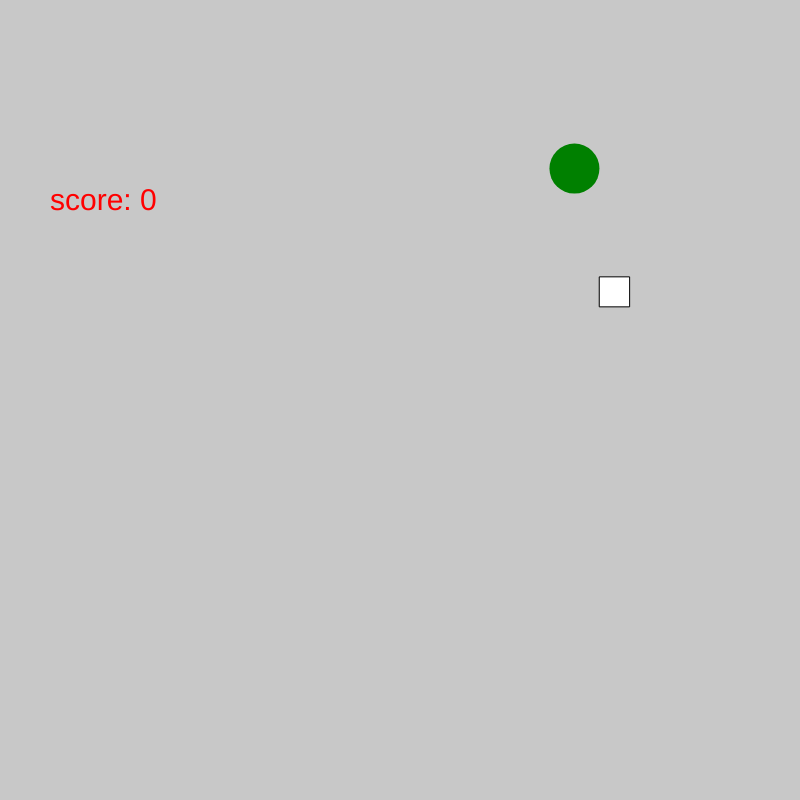
Frame 1 (no input)
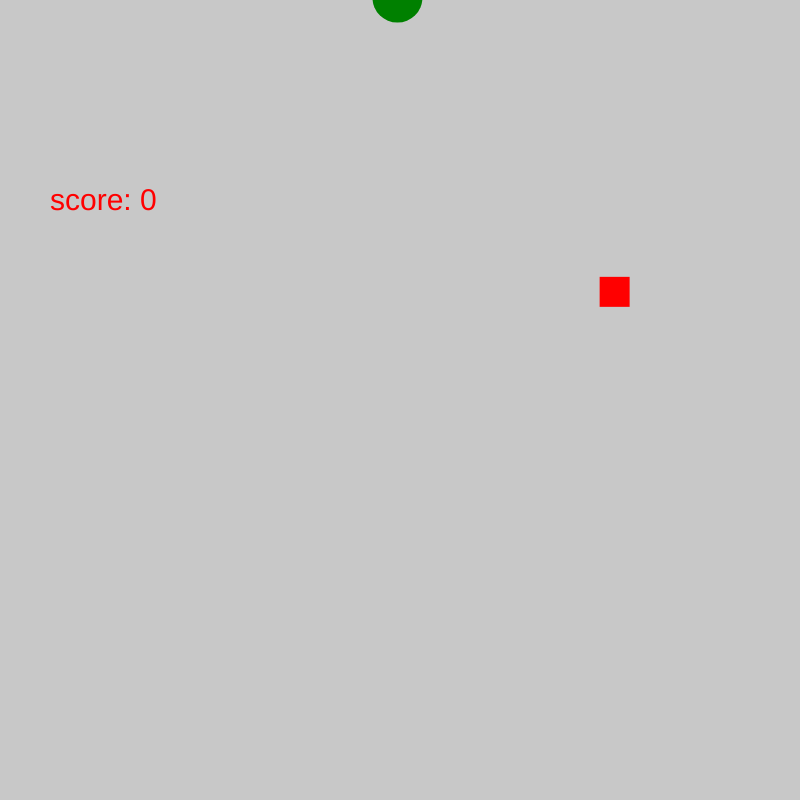
Frame 60 (no input)
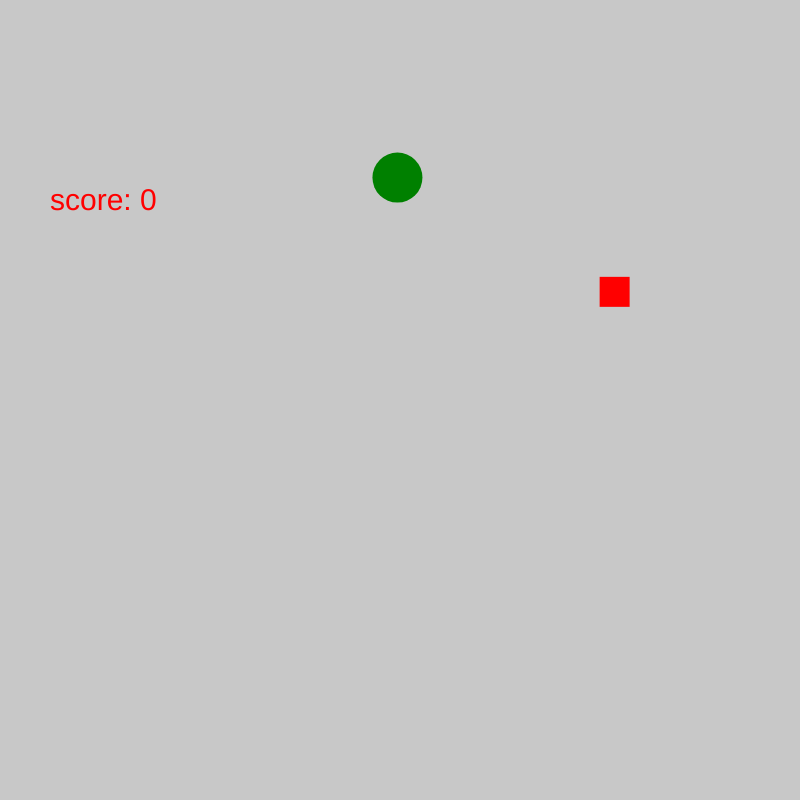
Frame 120 (the mouse pressed at the canvas centre since frame 60)

The p5.js sketch that drew these frames (run headless with seeded random() and noise() and a simulated clock; from frame 60 on, the mouse is pressed at the canvas centre):

// p5.js sketch
// ── sketch.js
let debug = true;
let x = 0;
let y = 0;
let d = 0; 
let score = 0;
let speedfactor = 3; 
let speedx = speedfactor;
let speedy = speedfactor; 
let goalx = 0;
let goaly = 0;
let goalSize = 30;


function setup() {
  createCanvas(800,800);

  x = random(width);
  y = random(height);

  goalx = random(width);
  goaly = random(height);
}

function draw() {
  background(200);

  rect(goalx, goaly, goalSize, goalSize);
  fill("green");
  noStroke();

//distance formula
  d = sqrt((x - mouseX)**2 + (y - mouseY)**2);

  x += speedx; //add the movement on x-axis (left to right)
  y += speedy; //add the movement on y-axis (up and down)

  //Draw circle for the follower
  circle(x, y, 50); 
  fill("red");
  noStroke();

  if (mouseX > x ){ //move to the right
    
    speedx = speedfactor;

  }else{ //move left 
    
    speedx = -speedfactor;
  }

  if (mouseY > y ){ //move to the right
    
    speedy = speedfactor;

  }else{ //move left 
    
    speedy = -speedfactor;
  }

  if (d < 25){ //check for collison with follower
    score -= 1;
    x = random(width);
    y = random(height);
  }

  //check for collision with square
  if (
    mouseX > goalx &
    mouseX < goalx + goalSize & 
    mouseY > goaly & 
    mouseY < goaly + goalSize 
    ){
    score += 1;
    //reset follower
    x = random(width);
    y = random(height);

    //reset goal
    goalx = random(width);
    goaly = random(height);
  }


  if (debug){
    textSize(30);
    //text("mouseX: " + mouseX, 50,50);
    //text("mouseY: " + mouseY, 50,80);
    //text("x: " + x, 50, 120);
    //text("x: " + x, 50, 150);
    //text("d: " + d, 50, 180);
    text("score: " + score, 50, 210); 
  }
}
